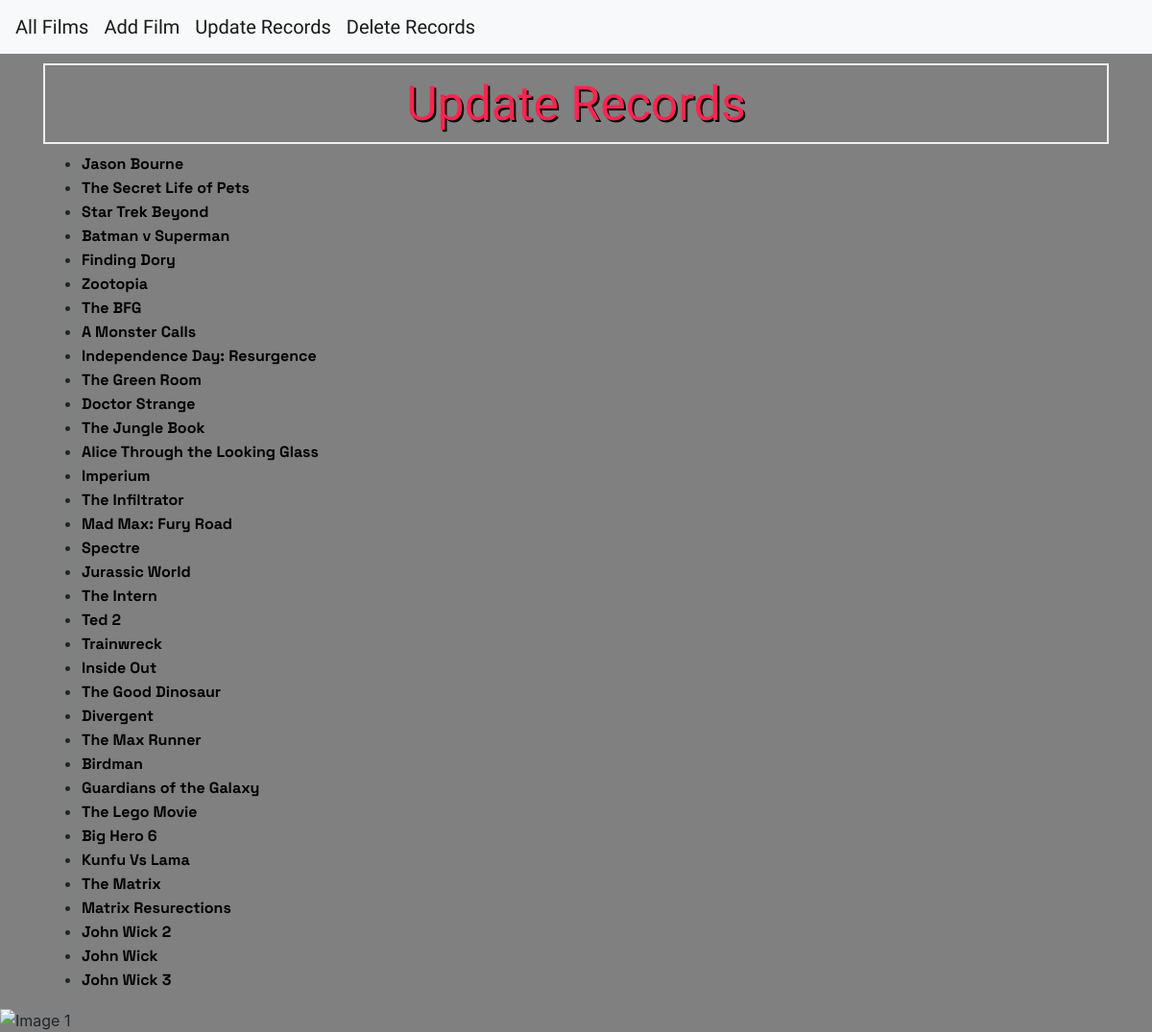
/update, run on the app's committed database.
### tables this page shows
CREATE TABLE tblFilms
    (
    filmID integer,
    title text,
    yearReleased integer,
    rating text,
    duration integer,
    genre text,
    primary key (filmID)
    );

### app.py (the view)
@app.route('/update', methods=['GET'])
def update_list():
    conn = get_db_connection()
    filmTable = conn.execute('SELECT * FROM tblFilms').fetchall()
    conn.close()
    return render_template('update_list.html', filmTable=filmTable)

### app.py (called while the page is built)
def get_db_connection():
    conn = sql.connect('filmflix.db')
    conn.row_factory = sql.Row
    return conn

### templates/update_list.html
{% extends 'base.html' %}
{% block content %}
<h1>Update Records</h1>
<ul>
    {% for film in filmTable %}
        <li class="film-record"><a href="{{ url_for('update_record', filmID=film.filmID) }}">{{ film.title }}</a></li>
    {% endfor %}
</ul>
{% endblock %}

### static/css/style.css (style rules this page uses)
body { background-color: grey; }
h1 { border: 2px #eee solid; color: rgb(248, 38, 80); -webkit-text-stroke: 2px solid black; text-shadow: 2px 2px black; text-align: center; padding: 10px; font-family: 'Teko', sans-serif; font-size: 50px; margin-top: 10px; }
.film-record a { font-family: 'Space Grotesk', sans-serif; color: black; font-weight: bolder; text-decoration: none; }

### data on the page
tblFilms: title "Jason Bourne"
tblFilms: title "The Secret Life of Pets"
tblFilms: title "Star Trek Beyond"
tblFilms: title "Batman v Superman"
tblFilms: title "Finding Dory"
tblFilms: title "Zootopia"
tblFilms: title "The BFG"
tblFilms: title "A Monster Calls"
tblFilms: title "Independence Day: Resurgence"
tblFilms: title "The Green Room"
tblFilms: title "Doctor Strange"
tblFilms: title "The Jungle Book"
tblFilms: title "Alice Through the Looking Glass"
tblFilms: title "Imperium"
tblFilms: title "The Infiltrator"
tblFilms: title "Mad Max: Fury Road"
tblFilms: title "Spectre"
tblFilms: title "Jurassic World"
tblFilms: title "The Intern"
tblFilms: title "Ted 2"
tblFilms: title "Trainwreck"
tblFilms: title "Inside Out"
tblFilms: title "The Good Dinosaur"
tblFilms: title "Divergent"
tblFilms: title "The Max Runner"
tblFilms: title "Birdman"
tblFilms: title "Guardians of the Galaxy"
tblFilms: title "The Lego Movie"
tblFilms: title "Big Hero 6"
tblFilms: title "Kunfu Vs Lama"
tblFilms: title "The Matrix"
tblFilms: title "Matrix Resurections"
tblFilms: title "John Wick 2"
tblFilms: title "John Wick"
tblFilms: title "John Wick 3"
